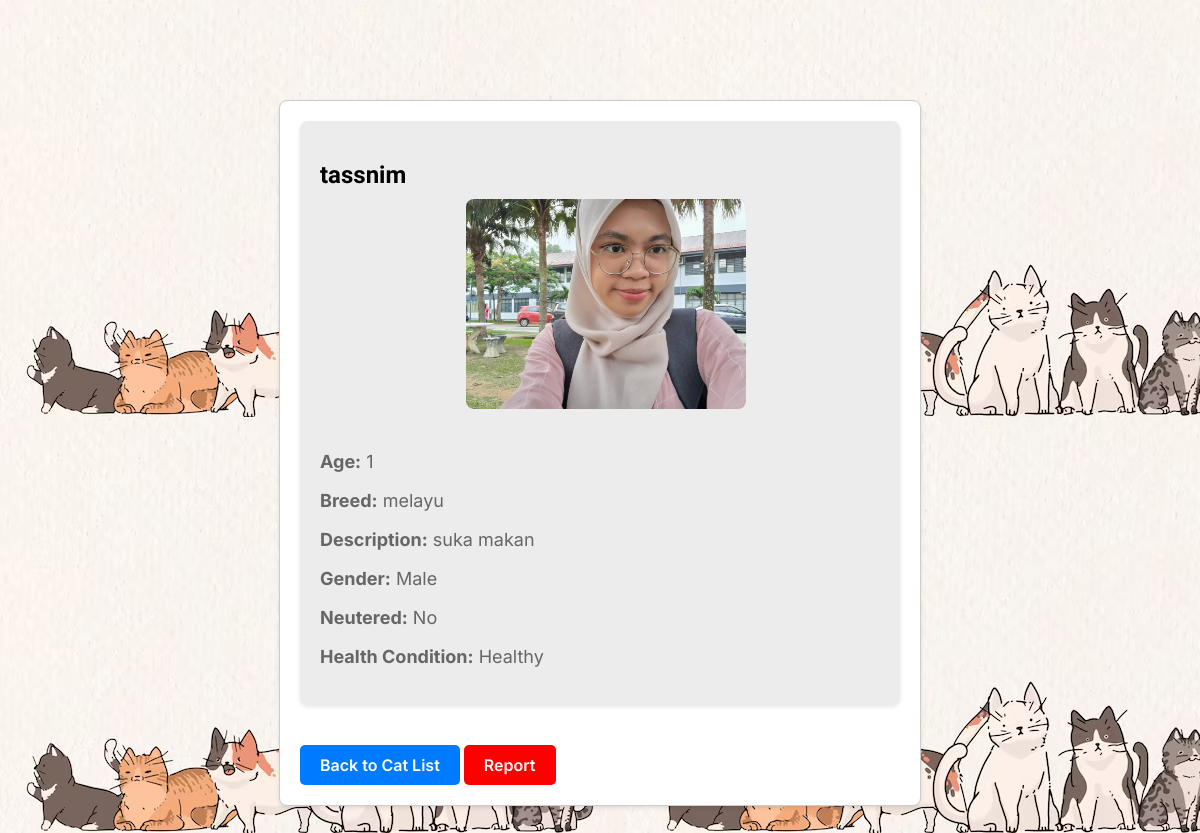
The app's page /myPage/cats/10/ with its own data.
### catshelter/models.py (models this page shows, shortened)
class Cat(models.Model):
    GENDER_CHOICES = [
        ('M', 'Male'),
        ('F', 'Female'),
    ]
    HEALTH_CHOICES = [
        ('Healthy', 'Healthy'),
        ('Sick', 'Sick'),
    ]
    name = models.CharField(max_length=100)
    age = models.IntegerField()
    breed = models.CharField(max_length=100)
    description = models.TextField()
    image = models.ImageField(upload_to='cat_images/', null=True, blank=True)
    gender = models.CharField(max_length=1, choices=GENDER_CHOICES, default='M')
    neuter = models.BooleanField(default=False)
    health_condition = models.CharField(max_length=50, choices=HEALTH_CHOICES, default='Healthy')

### catshelter/views.py (the view)
# urls.py: path('cats/<int:pk>/', views.cat_detail, name='cat_detail'),
def cat_detail(request, pk):
    cat = get_object_or_404(Cat, pk=pk)
    return render(request, 'cat_detail.html', {'cat': cat})

### catshelter/templates/cat_detail.html (shortened to what this page needs)
{% load static %}
<!DOCTYPE html>
<html lang="en">
<head>
</head>
<body style="background-image: url('{% static 'bg2.AVIF' %}');">
    <div class="container">
        <div class="cat-box">
            <h2 class="cat-name">{{ cat.name }}</h2>
            {% if cat.image %}
                <img src="{{ cat.image.url }}" alt="{{ cat.name }}" class="cat-image">
            {% endif %}
            <p class="cat-details"><strong>Age:</strong> {{ cat.age }}</p>
            <p class="cat-details"><strong>Breed:</strong> {{ cat.breed }}</p>
            <p class="cat-details"><strong>Description:</strong> {{ cat.description }}</p>
            <p class="cat-details"><strong>Gender:</strong> {{ cat.get_gender_display }}</p>
            <p class="cat-details"><strong>Neutered:</strong> {{ cat.neuter|yesno:"Yes,No" }}</p>
            <p class="cat-details"><strong>Health Condition:</strong> {{ cat.get_health_condition_display }}</p>
        </div>
        <a href="{% url 'cat_list' %}" class="button-link">Back to Cat List</a>
        <a href="{% url 'report_cat' cat.id %}" class="button-link2">Report</a>
    </div>
</body>
</html>

### catshelter/templates/cat_detail.html (style rules this page uses)
.container { max-width: 600px; margin: 100px auto; padding: 20px; background-color: #ffffff; border: 1px solid #ccc; border-radius: 8px; box-shadow: 0 2px 4px rgba(0, 0, 0, 0.1); }
.cat-box { background-color: #ececec; padding: 20px; margin-bottom: 20px; border-radius: 8px; box-shadow: 0 2px 4px rgba(0, 0, 0, 0.1); }
.cat-name { font-size: 24px; margin-bottom: 10px; font-family: 'Belleza', sans-serif; }
.cat-details { font-size: 18px; color: #666; }
.cat-image { margin-left: 26%; max-width: 50%; height: auto; margin-bottom: 20px; border-radius: 8px; }
.button-link { display: inline-block; padding: 10px 20px; background-color: #007bff; color: #fff; text-align: center; text-decoration: none; border: none; border-radius: 5px; cursor: pointer; font-family: Inter; font-size: 16px; font-weight: 600; margin-top: 20px; transition: background-color 0.3s ease; }
.button-link2 { display: inline-block; padding: 10px 20px; background-color: red; color: white; text-align: center; text-decoration: none; border: none; border-radius: 5px; cursor: pointer; font-family: Inter; font-size: 16px; font-weight: 600; margin-top: 20px; transition: background-color 0.3s ease; }
p { font-family: Inter; }

### records on screen
Cat: name "tassnim", image (picture), age "1", breed "melayu", description "suka makan", gender "Male", neuter "No", health_condition "Healthy"
